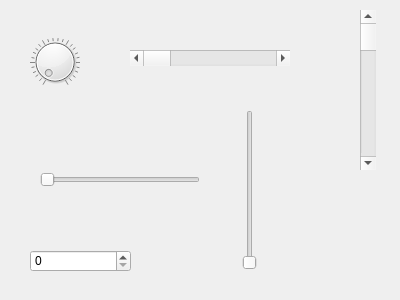
<?xml version="1.0" encoding="UTF-8"?>
<ui version="4.0">
 <class>MyWidget</class>
 <widget class="QWidget" name="MyWidget">
  <property name="geometry">
   <rect>
    <x>0</x>
    <y>0</y>
    <width>400</width>
    <height>300</height>
   </rect>
  </property>
  <property name="windowTitle">
   <string>MyWidget</string>
  </property>
  <widget class="QDial" name="dial">
   <property name="geometry">
    <rect>
     <x>30</x>
     <y>30</y>
     <width>50</width>
     <height>64</height>
    </rect>
   </property>
   <property name="notchesVisible">
    <bool>true</bool>
   </property>
  </widget>
  <widget class="QScrollBar" name="horizontalScrollBar">
   <property name="geometry">
    <rect>
     <x>130</x>
     <y>50</y>
     <width>160</width>
     <height>16</height>
    </rect>
   </property>
   <property name="focusPolicy">
    <enum>Qt::StrongFocus</enum>
   </property>
   <property name="orientation">
    <enum>Qt::Horizontal</enum>
   </property>
   <property name="invertedControls">
    <bool>false</bool>
   </property>
  </widget>
  <widget class="QScrollBar" name="verticalScrollBar">
   <property name="geometry">
    <rect>
     <x>360</x>
     <y>10</y>
     <width>16</width>
     <height>160</height>
    </rect>
   </property>
   <property name="focusPolicy">
    <enum>Qt::StrongFocus</enum>
   </property>
   <property name="orientation">
    <enum>Qt::Vertical</enum>
   </property>
   <property name="invertedControls">
    <bool>true</bool>
   </property>
  </widget>
  <widget class="QSlider" name="horizontalSlider">
   <property name="geometry">
    <rect>
     <x>40</x>
     <y>170</y>
     <width>160</width>
     <height>19</height>
    </rect>
   </property>
   <property name="orientation">
    <enum>Qt::Horizontal</enum>
   </property>
  </widget>
  <widget class="QSlider" name="verticalSlider">
   <property name="geometry">
    <rect>
     <x>240</x>
     <y>110</y>
     <width>19</width>
     <height>160</height>
    </rect>
   </property>
   <property name="orientation">
    <enum>Qt::Vertical</enum>
   </property>
  </widget>
  <widget class="QSpinBox" name="spinBox">
   <property name="geometry">
    <rect>
     <x>30</x>
     <y>250</y>
     <width>101</width>
     <height>22</height>
    </rect>
   </property>
  </widget>
 </widget>
 <layoutdefault spacing="6" margin="11"/>
 <resources/>
 <connections>
  <connection>
   <sender>dial</sender>
   <signal>sliderMoved(int)</signal>
   <receiver>horizontalScrollBar</receiver>
   <slot>setValue(int)</slot>
   <hints>
    <hint type="sourcelabel">
     <x>57</x>
     <y>65</y>
    </hint>
    <hint type="destinationlabel">
     <x>154</x>
     <y>61</y>
    </hint>
   </hints>
  </connection>
  <connection>
   <sender>dial</sender>
   <signal>sliderMoved(int)</signal>
   <receiver>verticalScrollBar</receiver>
   <slot>setValue(int)</slot>
   <hints>
    <hint type="sourcelabel">
     <x>59</x>
     <y>79</y>
    </hint>
    <hint type="destinationlabel">
     <x>368</x>
     <y>74</y>
    </hint>
   </hints>
  </connection>
  <connection>
   <sender>dial</sender>
   <signal>sliderMoved(int)</signal>
   <receiver>horizontalSlider</receiver>
   <slot>setValue(int)</slot>
   <hints>
    <hint type="sourcelabel">
     <x>59</x>
     <y>83</y>
    </hint>
    <hint type="destinationlabel">
     <x>59</x>
     <y>186</y>
    </hint>
   </hints>
  </connection>
  <connection>
   <sender>dial</sender>
   <signal>sliderMoved(int)</signal>
   <receiver>verticalSlider</receiver>
   <slot>setValue(int)</slot>
   <hints>
    <hint type="sourcelabel">
     <x>75</x>
     <y>72</y>
    </hint>
    <hint type="destinationlabel">
     <x>242</x>
     <y>160</y>
    </hint>
   </hints>
  </connection>
  <connection>
   <sender>dial</sender>
   <signal>sliderMoved(int)</signal>
   <receiver>spinBox</receiver>
   <slot>setValue(int)</slot>
   <hints>
    <hint type="sourcelabel">
     <x>38</x>
     <y>90</y>
    </hint>
    <hint type="destinationlabel">
     <x>39</x>
     <y>266</y>
    </hint>
   </hints>
  </connection>
 </connections>
</ui>
